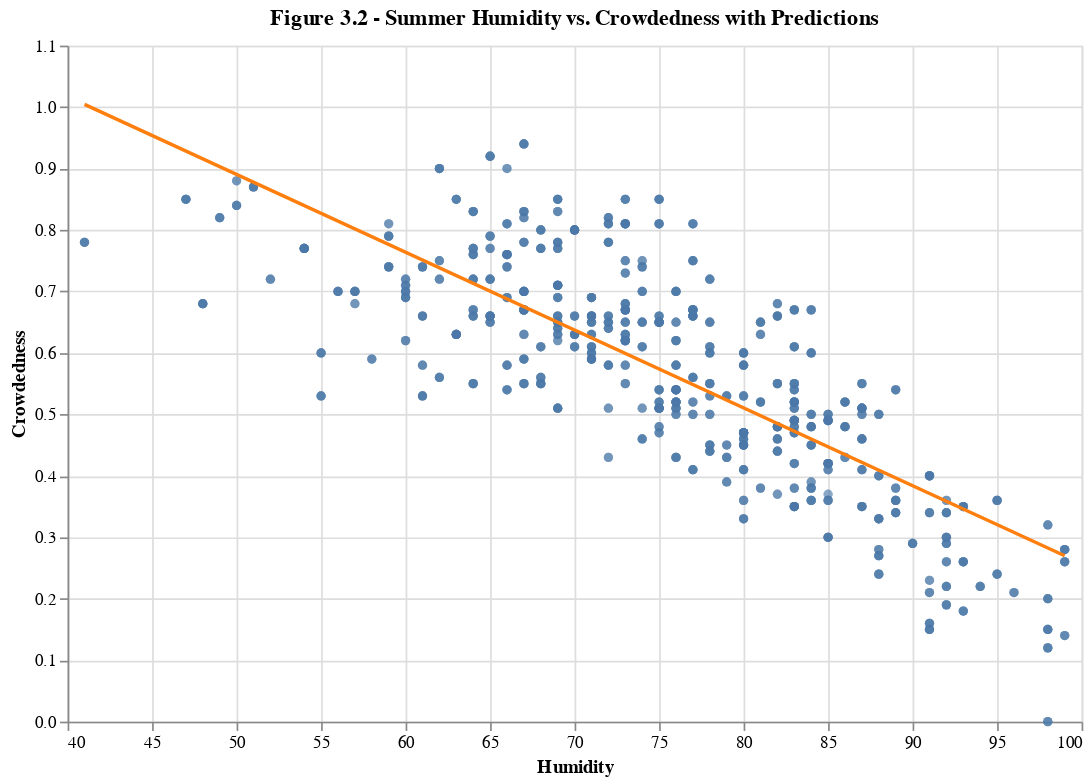

The cell this chart's notebook holds for it:
### Markdown cell above
Visualize linear regression model for summer

### Code cell
# Prepare data for prediction grid
summer_prediction_grid = golf_summer_train[['Humidity']].agg(['min', 'max'])
summer_preds = summer_prediction_grid.assign(
    predicted=lm_summer.predict(summer_prediction_grid)
)

# Visualization using Altair
all_points_summer = alt.Chart(golf_summer_train).mark_circle(opacity=0.4).encode(
    x=alt.X("Humidity")
        .scale(zero=False)
        .title("Humidity"),
    y=alt.Y("Crowdedness")
        .scale(zero=False)
        .title("Crowdedness")
)

# Line chart of predictions
summer_preds_plot = all_points_summer + alt.Chart(summer_preds).mark_line(
    color="#ff7f0e"
).encode(
    x="Humidity",
    y="predicted"
).properties(width=600,
             height=400,
             title="Figure 3.2 - Summer Humidity vs. Crowdedness with Predictions")

summer_preds_plot

### Figure 1 — Vega-Lite specification as saved in the notebook (floating-point values rounded to 4 significant figures; data arrays with more than 128 entries replaced by an {"elided": "..."} marker saying what was removed)
{"config": {"view": {"continuousWidth": 300, "continuousHeight": 300}}, "layer": [{"data": {"name": "data-855bbf2e7998da94671b270949798df6"}, "mark": {"type": "circle", "opacity": 0.4}, "encoding": {"x": {"field": "Humidity", "scale": {"zero": false}, "title": "Humidity", "type": "quantitative"}, "y": {"field": "Crowdedness", "scale": {"zero": false}, "title": "Crowdedness", "type": "quantitative"}}}, {"data": {"name": "data-3389dbcdaa04e6417bf4df4edadd2150"}, "mark": {"type": "line", "color": "#ff7f0e"}, "encoding": {"x": {"field": "Humidity", "type": "quantitative"}, "y": {"field": "predicted", "type": "quantitative"}}, "title": "Figure 3.2 - Summer Humidity vs. Crowdedness with Predictions"}], "height": 400, "width": 600, "$schema": "https://vega.github.io/schema/vega-lite/v5.16.3.json", "datasets": {"data-855bbf2e7998da94671b270949798df6": {"elided": "1480 records"}, "data-3389dbcdaa04e6417bf4df4edadd2150": [{"Humidity": 41, "predicted": 1.004}, {"Humidity": 99, "predicted": 0.27}]}}
